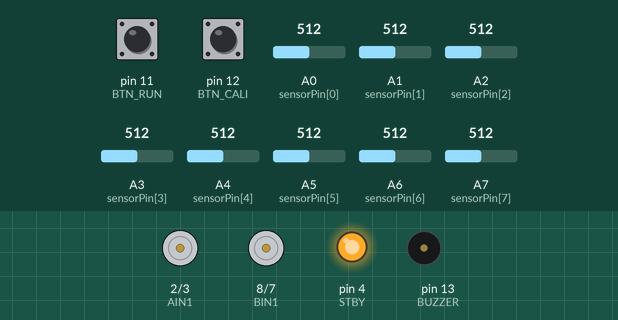
Bench run of a sketch on a simulated Arduino Nano, built with avr-gcc and run on an emulated ATmega328P. On the bench: motor-driver pin pairs drawn as motors (green arrow = first pin HIGH = forward, orange = second pin HIGH = backward, longer = more drive, scaled by the enable pin, stopped while the standby pin is LOW), output pins drawn as LEDs (lit = HIGH), buzzer (waves = sounding, pin HIGH). The test bench sets the inputs (shaded band); at power-on: pin 12 (BTN_CALI) HIGH, pin 11 (BTN_RUN) HIGH, A0 (sensorPin[0]) = 512, A1 (sensorPin[1]) = 512, A2 (sensorPin[2]) = 512, A3 (sensorPin[3]) = 512, A4 (sensorPin[4]) = 512, A5 (sensorPin[5]) = 512, A6 (sensorPin[6]) = 512, A7 (sensorPin[7]) = 512.

Above: at 1.2 s.
1.3 s: pin 12 (BTN_CALI) pulled LOW for 0.15 s
At 2.5 s:
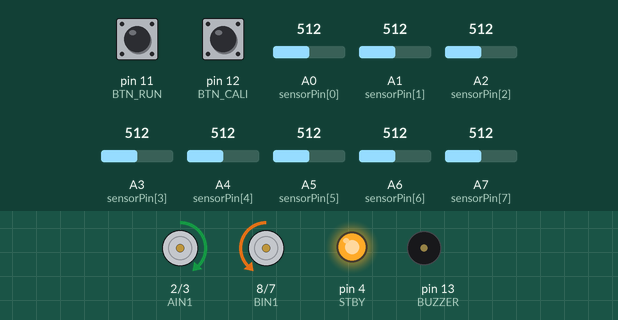
4.4 s: pin 11 (BTN_RUN) pulled LOW for 3.2 s
At 8.4 s:
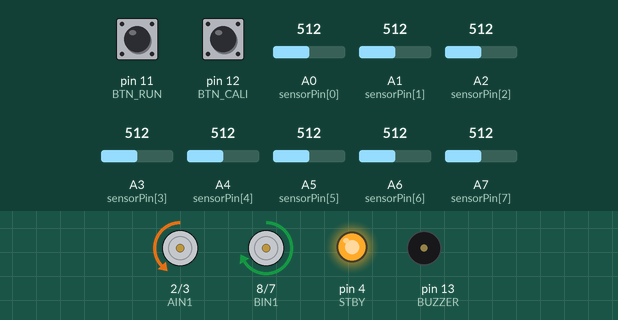
Timing chart, 0 to 9.9 s (numbered marks = the images above; inputs shaded):
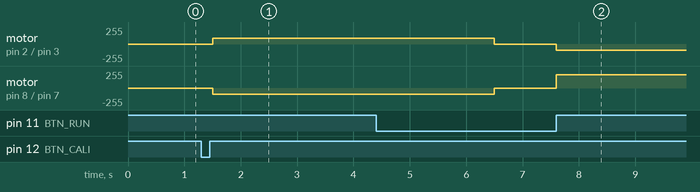

The sketch:

line_following_FV2.4.ino
```cpp
const int sensorPin[8] = {A0,A1,A2,A3,A4,A5,A6,A7};

const int BUZZER = 13;

const int PWMA = 5;
const int PWMB = 6;
const int AIN1 = 2;
const int AIN2 = 3;
const int BIN1 = 8;
const int BIN2 = 7;
const int STBY = 4;

const int BTN_CALI = 12;
const int BTN_RUN  = 11;

const unsigned long CALI_TIME = 5000;
const unsigned long RUN_DELAY = 100;

unsigned long caliStartTime = 0;
unsigned long runDelayTimer = 0;

#define CALI_AUTO 1

int sensorMin[8];
int sensorMax[8];
int sensorVal[8];

bool runPending = false;
bool caliMode = false;
bool runMode = false;
bool caliDone = false;

bool buzzerActive = false;
bool debug = false;

/************ SPEED SYSTEM ************/

int normalSpeed = 240; // 10V
int boostSpeed  = 255;

int baseSpeed = normalSpeed;

/************ SINGLE CONSISTENT PD ************/

float Kp = 0.12; // 10V
float Kd = 3.8;  // 10V

// float Kp = 0.08; // 12V
// float Kd = 1.5;  // 12V

float filteredDerivative = 0;

long position = 3500;
long lastError = 0;

int lastDir = 0;
bool lostLine = false;

long sensorSum = 0;

#define LOST_LINE_THRESHOLD 500

/************ STRAIGHT BOOST SYSTEM ************/

bool boostActive = false;

unsigned long straightTimer = 0;
unsigned long boostTimer = 0;

const unsigned long STRAIGHT_CONFIRM_TIME = 80;
const unsigned long BOOST_DURATION = 1000;

const int STRAIGHT_ERROR_THRESHOLD = 120;
const int STRAIGHT_DERIVATIVE_THRESHOLD = 40;

enum RobotState {
  NORMAL,
};

RobotState robotState = NORMAL;

void calibration();
void endCalibration();
void readSensor();
void checkLostLine();
void lineFollow();
void motor(int left, int right);
void triggerBuzzer();
void updateBuzzer();
void updateStraightBoost(long error, long derivative);

int buzzerStep = 0;
unsigned long buzzerTimer = 0;

const unsigned long BUZZ_ON = 80;
const unsigned long BUZZ_OFF = 80;

void setup(){

  pinMode(AIN1, OUTPUT);
  pinMode(AIN2, OUTPUT);

  pinMode(BIN1, OUTPUT);
  pinMode(BIN2, OUTPUT);

  pinMode(PWMA, OUTPUT);
  pinMode(PWMB, OUTPUT);

  pinMode(STBY, OUTPUT);

  pinMode(BTN_CALI, INPUT_PULLUP);
  pinMode(BTN_RUN, INPUT_PULLUP);

  pinMode(BUZZER, OUTPUT);

  digitalWrite(BUZZER, LOW);
  digitalWrite(STBY, HIGH);

  for(int i = 0; i < 8; i++){

    sensorMin[i] = 1023;
    sensorMax[i] = 0;
  }
}

void loop(){

  if(!runMode && digitalRead(BTN_CALI) == LOW){

    delay(200);

    if(!caliMode){

      caliMode = true;
      caliDone = false;

      caliStartTime = millis();
    }

    while(digitalRead(BTN_CALI) == LOW);
  }

  if(caliMode){

    calibration();

    if(CALI_AUTO && millis() - caliStartTime >= CALI_TIME){

      endCalibration();
    }
  }

  if(caliDone &&
     !runMode &&
     !runPending &&
     digitalRead(BTN_RUN) == LOW){

    delay(200);

    runPending = true;

    runDelayTimer = millis();

    while(digitalRead(BTN_RUN) == LOW);
  }

  if(runPending &&
     millis() - runDelayTimer >= RUN_DELAY){

    runPending = false;

    runMode = true;

    lostLine = false;

    robotState = NORMAL;
  }

  if(runMode){

    readSensor();

    checkLostLine();

    updateBuzzer();

    switch(robotState){

      case NORMAL:

        /************ LOST LINE RECOVERY ************/

        if(lostLine){

          boostActive = false;

          if(lastDir >= 0){

            motor(-50, 200); //10V
            // motor(-50, 170); //12V
          }
          else{

            motor(200, -50); //10V
            // motor(170, -50); //12V
          }

          return;
        }

        lineFollow();

      break;
    }
  }
}

void readSensor(){

  long sum = 0;
  long weighted = 0;

  for(int i = 0; i < 8; i++){

    int v = analogRead(sensorPin[i]);

    v = constrain(v, sensorMin[i], sensorMax[i]);

    v = map(v, sensorMin[i], sensorMax[i], 0, 1000);

    if(v < 50){

      v = 0;
    }

    sensorVal[i] = v;

    sum += v;

    weighted += (long)v * (i * 1000);
  }

  sensorSum = sum;

  if(sum > 0){

    position = weighted / sum;
  }
}

void checkLostLine(){

  lostLine = (sensorSum < LOST_LINE_THRESHOLD);
}

void updateStraightBoost(long error, long derivative){

  bool straightStable =
    abs(error) < STRAIGHT_ERROR_THRESHOLD &&
    abs(derivative) < STRAIGHT_DERIVATIVE_THRESHOLD;

  unsigned long now = millis();

  /************ DETECT STABLE STRAIGHT ************/

  if(straightStable){

    if(straightTimer == 0){

      straightTimer = now;
    }

    if(!boostActive &&
       now - straightTimer >= STRAIGHT_CONFIRM_TIME){

      boostActive = true;

      boostTimer = now;
    }
  }
  else{

    /************ CANCEL BOOST IMMEDIATELY ************/

    straightTimer = 0;

    boostActive = false;
  }

  /************ BOOST TIME LIMIT ************/

  if(boostActive &&
     now - boostTimer >= BOOST_DURATION){

    boostActive = false;
  }

  /************ APPLY SPEED ************/

  if(boostActive){

    baseSpeed = boostSpeed;
  }
  else{

    baseSpeed = normalSpeed;
  }
}

void lineFollow(){

  /************ SINGLE CONSISTENT PD ************/

  float Kp_use = Kp;
  float Kd_use = Kd;

  long target = 3500;

  long error = position - target;

  /************ DEAD BAND ************/

  if(abs(error) < 25){

    error = 0;
  }

  /************ LAST DIRECTION MEMORY ************/

  if(error > 100){

    lastDir = 1;
  }
  else if(error < -100){

    lastDir = -1;
  }

  long derivative = error - lastError;

  /************ STRAIGHT BOOST ************/

  updateStraightBoost(error, derivative);

  /************ DERIVATIVE FILTER ************/

  filteredDerivative =
    (filteredDerivative * 0.7) +
    (derivative * 0.3);

  long correction =
    (Kp_use * error) +
    (Kd_use * filteredDerivative);

  correction = constrain(correction, -255, 255);

  lastError = error;

  int leftPWM =
    constrain(baseSpeed - correction, -255, 255);

  int rightPWM =
    constrain(baseSpeed + correction, -255, 255);

  motor(leftPWM, rightPWM);
}

void motor(int left, int right){

  if(debug){

    analogWrite(PWMA, 0);
    analogWrite(PWMB, 0);

    digitalWrite(AIN1, LOW);
    digitalWrite(AIN2, LOW);

    digitalWrite(BIN1, LOW);
    digitalWrite(BIN2, LOW);

    return;
  }

  /************ LEFT MOTOR ************/

  if(left >= 0){

    digitalWrite(AIN1, HIGH);
    digitalWrite(AIN2, LOW);

    analogWrite(PWMA, left);
  }
  else{

    digitalWrite(AIN1, LOW);
    digitalWrite(AIN2, HIGH);

    analogWrite(PWMA, -left);
  }

  /************ RIGHT MOTOR ************/

  if(right >= 0){

    digitalWrite(BIN1, HIGH);
    digitalWrite(BIN2, LOW);

    analogWrite(PWMB, right);
  }
  else{

    digitalWrite(BIN1, LOW);
    digitalWrite(BIN2, HIGH);

    analogWrite(PWMB, -right);
  }
}

void calibration(){

  /************ AUTO ROTATE FOR CALIBRATION ************/

  if(CALI_AUTO){

    motor(90, -90);
  }

  for(int i = 0; i < 8; i++){

    int v = analogRead(sensorPin[i]);

    if(v < sensorMin[i]){

      sensorMin[i] = v;
    }

    if(v > sensorMax[i]){

      sensorMax[i] = v;
    }
  }
}

void endCalibration(){

  caliMode = false;

  caliDone = true;

  motor(0, 0);
}

void triggerBuzzer(){

  buzzerActive = true;

  buzzerStep = 0;

  buzzerTimer = millis();
}

void updateBuzzer(){

  if(!buzzerActive) return;

  unsigned long now = millis();

  switch(buzzerStep){

    case 0:

      digitalWrite(BUZZER, HIGH);

      if(now - buzzerTimer >= BUZZ_ON){

        buzzerTimer = now;

        buzzerStep++;
      }

    break;

    case 1:

      digitalWrite(BUZZER, LOW);

      if(now - buzzerTimer >= BUZZ_OFF){

        buzzerTimer = now;

        buzzerStep++;
      }

    break;

    case 2:

      digitalWrite(BUZZER, HIGH);

      if(now - buzzerTimer >= BUZZ_ON){

        buzzerTimer = now;

        buzzerStep++;
      }

    break;

    case 3:

      digitalWrite(BUZZER, LOW);

      buzzerActive = false;

    break;
  }
}
```

Measured:
- after the input at 1.3 s, motor on pin 2 (AIN1) / pin 3 (AIN2): stopped → forward 90/255 after 0.20 s; motor on pin 8 (BIN1) / pin 7 (BIN2): stopped → backward 90/255 after 0.20 s
